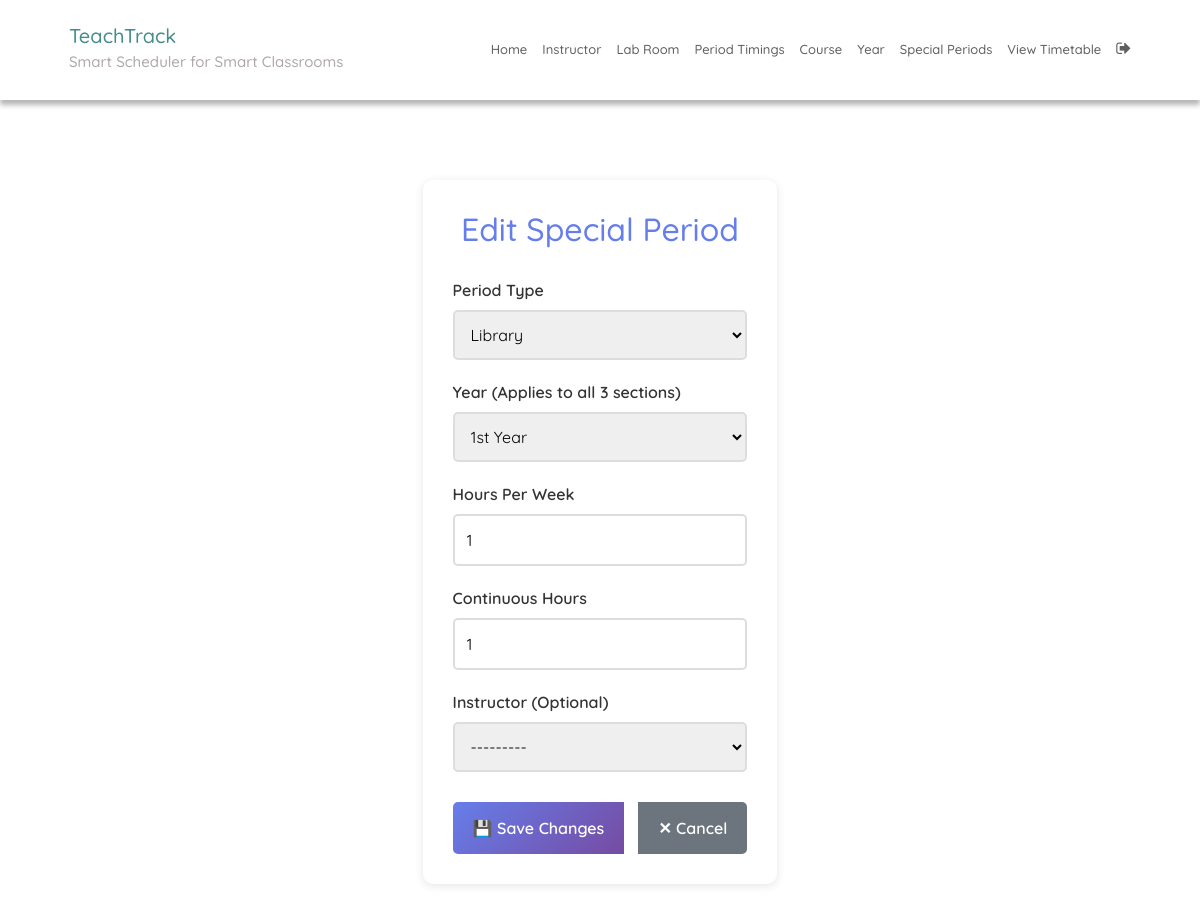
/specialPeriodUpdate/7/ (signed in), run on the app's committed database.
### SchedulerApp/models.py (models this page shows, shortened)
class SpecialPeriod(models.Model):
    period_type = models.CharField(max_length=20, choices=SPECIAL_PERIOD_TYPE)
    year = models.ForeignKey(Year, on_delete=models.CASCADE)
    hours_per_week = models.IntegerField(default=1, validators=[MinValueValidator(1)])
    continuous_hours = models.IntegerField(default=1, validators=[MinValueValidator(1)])
    instructor = models.ForeignKey(Instructor, on_delete=models.SET_NULL, null=True, blank=True)
    class Meta:
        unique_together = ['period_type', 'year']
        ordering = ['year', 'period_type']

### SchedulerApp/views.py (the view)
# urls.py: path('specialPeriodUpdate/<int:pk>/', specialPeriodUpdate, name='specialPeriodUpdate'),
@login_required
def specialPeriodUpdate(request, pk):
    sp = SpecialPeriod.objects.get(pk=pk)
    form = SpecialPeriodForm(request.POST or None, instance=sp)
    if request.method == 'POST':
        if form.is_valid():
            form.save()
            return redirect('specialPeriodEdit')
    return render(request, 'specialPeriodUpdate.html', {'special_period': sp, 'form': form})

### SchedulerApp/forms.py
class SpecialPeriodForm(ModelForm):
    class Meta:
        model = SpecialPeriod
        fields = ['period_type', 'year', 'hours_per_week', 'continuous_hours', 'instructor']
        labels = {
            'period_type': 'Period Type',
            'year': 'Year (Applies to all 3 sections)',
            'hours_per_week': 'Hours Per Week',
            'continuous_hours': 'Continuous Hours',
            'instructor': 'Instructor (Optional)'
        }
        widgets = {
            'period_type': forms.Select(),
            'year': forms.Select(),
            'hours_per_week': forms.NumberInput(attrs={'min': 1, 'max': 5}),
            'continuous_hours': forms.NumberInput(attrs={'min': 1, 'max': 5}),
            'instructor': forms.Select()
        }

### SchedulerApp/models.py (called while the page is built)
    def __str__(self):
        return f'{self.uid} {self.name}'

    def __str__(self):
        return self.year_name

### SchedulerApp/templatetags/index.py (called while the page is built)
@register.tag
def active(parser, token):
    args = token.split_contents()
    template_tag = args[0]
    if len(args) < 2:
        raise template.TemplateSyntaxError(
            f'{template_tag} tag requires at least one argument'
        )
    return NavSelectedNode(args[1:])

    def render(self, context):
        path = context['request'].path
        for p in self.patterns:
            pValue = template.Variable(p).resolve(context)
            if path == pValue:
                return 'active'
        return ''

### templates/specialPeriodUpdate.html (shortened to what this page needs)
{% extends 'base.html' %}
{% block content %}
<div class="update-container">
    <h1>Edit Special Period</h1>
    <form method="post">
        {% for field in form %}
        <div class="form-group">
            <label for="{{ field.id_for_label }}">{{ field.label }}</label>
            {{ field }}
        </div>
        {% endfor %}
        <div class="btn-group">
            <button type="submit" class="btn btn-save">💾 Save Changes</button>
            <a href="{% url 'specialPeriodEdit' %}" class="btn btn-cancel">✕ Cancel</a>
        </div>
    </form>
</div>
{% endblock %}

### static/CSS/style.css (style rules this page uses)
:root { --green1: #57ACAC; --green2: #38c0b3; --green3: #257a7a; --green4: #0FCD9D; --green5: #01d7a7; --green6: #00BE8E; --green7: #009879; --white: #fff; --grey: #aaa; --dark-grey: #444; --light-grey: #a29999; --lighter-grey: #dddddd; --lightest-grey: #f3f3f3; --box-shadow: #9e9292; }
html { font-size: 100%; box-sizing: border-box; scroll-behavior: smooth; }
html, body { margin: 0; padding: 0; width: 100vw; min-height: 100%; text-rendering: optimizeLegibility; font-family: "Quicksand", sans-serif; font-size: 62.5%; }
body { position: relative; }
a { text-decoration: none; }
button { border-style: none; }

### templates/specialPeriodUpdate.html (style rules this page uses)
.update-container { max-width: 600px; margin: 40px auto; padding: 30px; background: white; border-radius: 10px; box-shadow: 0 2px 10px rgba(0,0,0,0.1); }
.update-container h1 { color: #667eea; margin-bottom: 30px; text-align: center; font-size: 32px; }
.form-group { margin-bottom: 20px; }
.form-group label { display: block; font-weight: 600; margin-bottom: 8px; color: #333; font-size: 16px; }
.form-group input, .form-group select { width: 100%; padding: 12px; border: 2px solid #ddd; border-radius: 5px; font-size: 16px; transition: border-color 0.3s; }
.btn-group { display: flex; gap: 15px; margin-top: 30px; }
.btn { flex: 1; padding: 14px 20px; border: none; border-radius: 5px; font-size: 16px; font-weight: 600; cursor: pointer; transition: all 0.3s; text-align: center; text-decoration: none; display: inline-block; line-height: 1.5; }
.btn-save { background: linear-gradient(135deg, #667eea 0%, #764ba2 100%); color: white; }
.btn-cancel { background: #6c757d; color: white; }

### data on the page
SpecialPeriod: form "Library" "1st Year" "1" "1" "---------"

### other printed values
{{ field.label }} "Period Type" "Year (Applies to all 3 sections)" "Hours Per Week" "Continuous Hours" "Instructor (Optional)"
